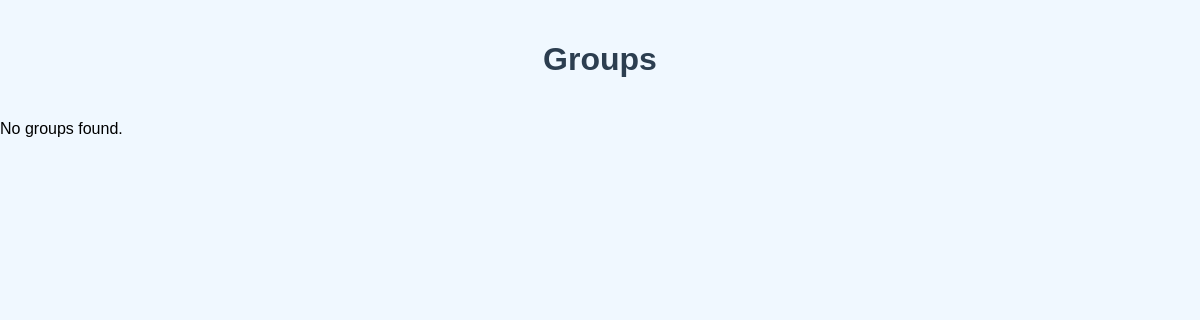
Before: /groups/ with the older database file.
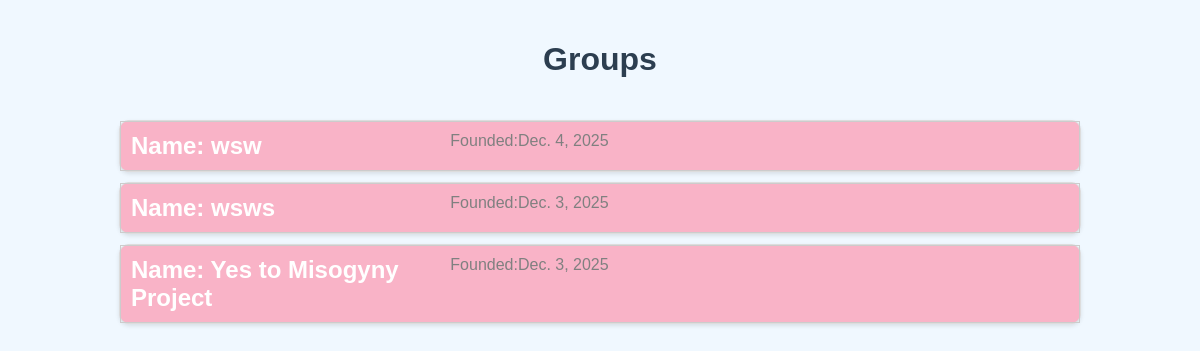
After: the same page with the newer database file.
### groups/models.py (models this page shows, shortened)
class ChurchGroups(models.Model):
    name = models.CharField(max_length=60)
    description = models.TextField()
    created_at = models.DateField()
    posted_by = models.ForeignKey(User, on_delete=models.SET_NULL, null=True, blank=True, editable=False)

### groups/views.py (the view)
# urls.py: path('', views.GroupsListView.as_view(), name='group_list'),
class GroupsListView(ListView):
    model = ChurchGroups
    template_name = 'group.html'  # Template for the main list
    context_object_name = 'groups'

### groups/templates/group.html (shortened to what this page needs)
{% load static %}
<!DOCTYPE html>
<html lang="en">
<head>
    <link rel="stylesheet" href="{% static 'css/groupsPageStyle.css' %}">
</head>
<body>
<div class="container">
    <header>
        <div class="header-left">
             <h1>Groups</h1>
        </div>
    </header>
    {% for group in groups %}
        <div class="group-row">
            <a href = "{% url 'group_detail' group.id %}" class="group-link">
            <span class="name">Name: {{ group.name }}</span>
            <span class="date">Founded:{{ group.created_at }}</span>
            </a>
        </div>
    {% empty %}
        <p>No groups found.</p>
    {% endfor %}
</div>
</body>
</html>

Changed rows visible on the page:
added ChurchGroups: name "wsw", created_at "Dec. 4, 2025"
added ChurchGroups: name "wsws", created_at "Dec. 3, 2025"
added ChurchGroups: name "Yes to Misogyny Project", created_at "Dec. 3, 2025"
Other visible differences:
text no longer shown: "No groups found."
